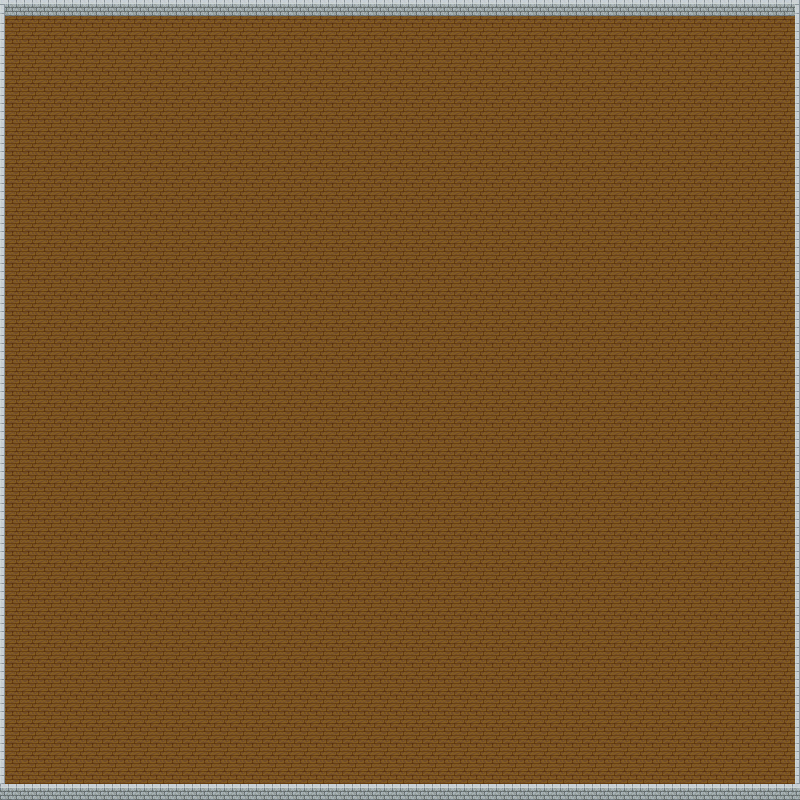

Tiled map render using the project's own tile images. Description and the map definition, with tile-layer contents summarised, below:
An orthogonal 50x50 tile map with 16x16 px tiles, 3 tile layers (floor, wall, collision).

<map version="1.2" tiledversion="1.2.1" orientation="orthogonal" renderorder="left-up" width="50" height="50" tilewidth="16" tileheight="16" infinite="0" nextlayerid="4" nextobjectid="1">
 <tileset firstgid="1" source="TS1.tsx" />
 <layer id="1" name="floor" width="50" height="50">
  <data>[2500 cells, 2500 non-empty, 1 distinct tile ids]</data>
 </layer>
 <layer id="2" name="wall" width="50" height="50">
  <data>[2500 cells, 196 non-empty, 5 distinct tile ids]</data>
 </layer>
 <layer id="3" name="collision" width="50" height="50">
  <data>[2500 cells, 196 non-empty, 1 distinct tile ids]</data>
 </layer>
</map>